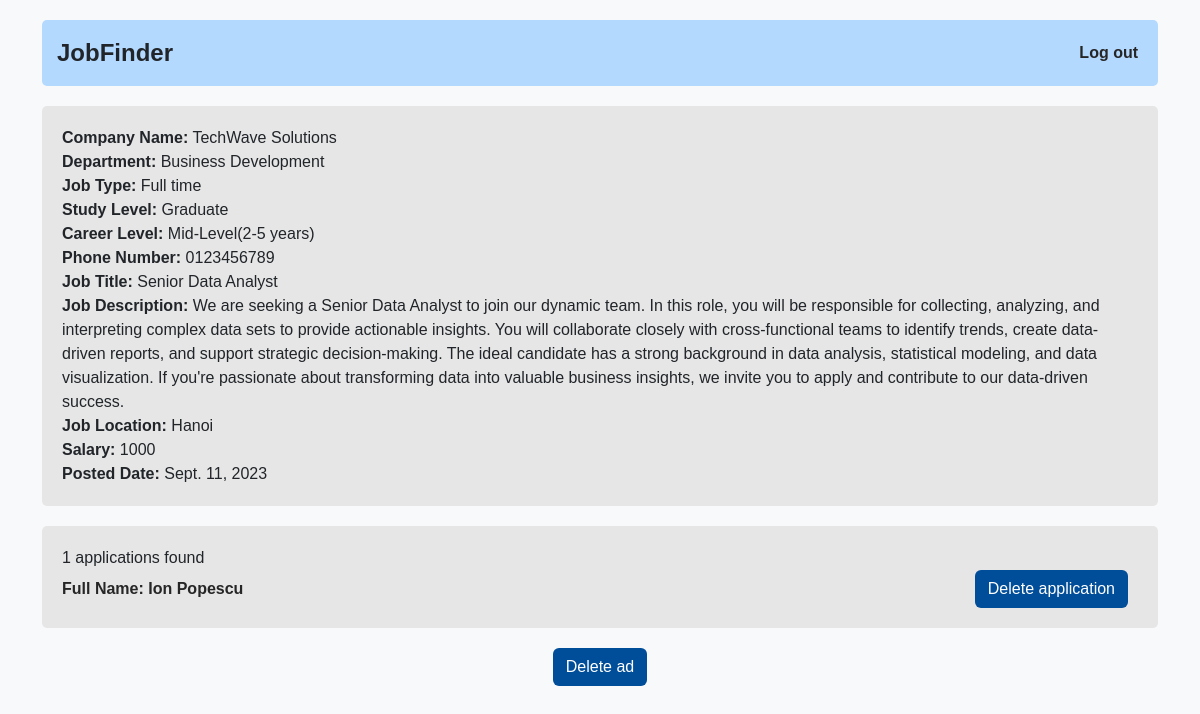
Page /ad_page/1/ (signed in) on the committed database.
### jobsite/models.py (models this page shows, shortened)
class Ad(models.Model):
    company = models.ForeignKey(Company, on_delete=models.CASCADE, blank=True, default='unspecified')
    company_name = models.CharField(max_length=100,default='unspecified')
    industry = models.CharField(max_length=50, default='unspecified')
    department= models.CharField(max_length=50,default='unspecified')
    job_type= models.CharField(max_length=50,default='unspecified')
    study_level= models.CharField(max_length=50,default='unspecified')
    career_level= models.CharField(max_length=50,default='unspecified')
    phone_number = models.CharField(max_length=20, default='unspecified')
    job_title = models.CharField(max_length=100, default='unspecified')
    job_description = models.TextField(max_length=2000, default='unspecified')
    job_location= models.CharField(max_length=50,default='unspecified')
    salary = models.CharField(max_length=10, default='unspecified')
    posted_date = models.DateField()

class User(models.Model):
    email = models.EmailField(max_length=50, unique=True)
    password = models.CharField(max_length=50)
    type = models.CharField(max_length=50)
    full_name = models.CharField(max_length=50,default='unspecified')
    phone_number=models.CharField(max_length=20,default='unspecified')
    education = models.TextField(max_length=500, default='unspecified')
    experience=models.TextField(max_length=500, default='unspecified')
    skills=models.TextField(max_length=500, default='unspecified')
    hobbies=models.TextField(max_length=500, default='unspecified')
    foreign_languages=models.TextField(max_length=500, default='unspecified')

### jobsite/views.py (the view, shortened to what this page needs)
# urls.py: path('ad_page/<int:ad_id>/', views.ad_page, name='ad_page'),
def ad_page(request,ad_id):
    mydata = Ad.objects.filter(id=ad_id)
    email=request.session['email']
    used_id=0
    user_list='None'
    already_applied='False'
    otherdata='None'
    if email=='None':
        usertype='None'
    elif User.objects.filter(email=email).exists():
        otherdata=User.objects.filter(email=email)
    elif Company.objects.filter(email=email).exists():
        otherdata=Company.objects.filter(email=email)
    if otherdata!='None':
        usertype=otherdata[0].type
        used_id=otherdata[0].id
        if Application.objects.filter(ad_id=ad_id, user_id=used_id).exists():
            already_applied=True
        else:
            already_applied=False
        application_list = Application.objects.filter(ad_id=ad_id)
        applies = application_list.values_list('user_id', flat=True)
        user_list = User.objects.filter(id__in=applies)
    if Application.objects.filter(ad_id=ad_id).exists():
        applicationlist=Application.objects.filter(ad_id=ad_id)
        users_who_applied = [application.user for application in applicationlist]
    else:
        users_who_applied=[]
    context = {
        'mymembers': mydata,
        'usertype':usertype,
        'userid':used_id,
        'applies':user_list,
        'ad_id':ad_id,
        'already_applied':already_applied,
        'applicationlist':users_who_applied,
    }
    comp_id = mydata[0].company_id
    newdata=Company.objects.filter(id=comp_id)
    email1=newdata[0].email
    return render(request, 'ad_page.html',context=context)

### jobsite/templates/ad_page.html (shortened to what this page needs)
<!DOCTYPE html>
<html>
<head>
    {% load bootstrap5 %}
    {% bootstrap_css %}
</head>
<body>
<div class="container">
    <ul class="nav">
        <li class="nav-item navbar-title">
            JobFinder
        </li>
        <li class="nav-item">
            <a href="/">Log out</a>
        </li>
    </ul>
</div>
<div class="container">
    <div class="data-container">
        <div class="info">
            {% for x in mymembers %}
            <p><strong>Company Name:</strong>{% if x.company_id == userid %}
                <a href="{% url 'own_company_profile' company_id=x.company_id %}" style="text-decoration: none; color: inherit;"> {{ x.company_name }}</a>
            {% else %}
            <a href="{% url 'company_profile' company_id=x.company_id %}" style="text-decoration: none; color: inherit;"> {{ x.company_name }}</a>
            {% endif %}</p>
            <p><strong>Department:</strong> {{ x.department }}</p>
            <p><strong>Job Type:</strong> {{ x.job_type }}</p>
            <p><strong>Study Level:</strong> {{ x.study_level }}</p>
            <p><strong>Career Level:</strong> {{ x.career_level }}</p>
            <p><strong>Phone Number:</strong> {{ x.phone_number }}</p>
            <p><strong>Job Title:</strong> {{ x.job_title }}</p>
            <p><strong>Job Description:</strong> {{ x.job_description }}</p>
            <p><strong>Job Location:</strong> {{ x.job_location }}</p>
            <p><strong>Salary:</strong> {{ x.salary }}</p>
            <p><strong>Posted Date:</strong> {{ x.posted_date }}</p>
            {% endfor %}
        </div>
    </div>
</div>
{% if usertype != 'Human' %}
<div class="container">
    <div class="data-container">
        <p>{{ applicationlist|length }} applications found</p>
        {% if applicationlist %}
        <div class="info">
            {% for x in applicationlist %}
    <div class="nav-item">
        <div class="d-flex justify-content-between align-items-center">
            <a href="{% url 'human_profile' user_id=x.id %}">
                <strong>Full Name:</strong>
                {% if x.full_name %}
                    {{ x.full_name }}
                {% else %}
                    No full name provided
                {% endif %}
            </a>
            <form method="post">
                <button type="submit" name="delete_application" class="btn custom-button">Delete application</button>
            </form>
        </div>
    </div>
{% endfor %}
        </div>
        {% else %}
        <div class="empty-container">
            <p>No applications found.</p>
        </div>
        {% endif %}
    </div>
</div>
{% endif %}
<div class="container custom-button-container">
    {% if usertype == 'Human' and already_applied == False %}
    <form method="post">
        {% csrf_token %}
        <button type="submit" name="human_submit" class="btn custom-button">Submit</button>
    </form>
    {% elif usertype == 'Human' and already_applied == True %}
    <form method="post">
        {% csrf_token %}
        <button type="submit" name="human_unapply" class="btn custom-button">Unapply</button>
    </form>
    {% elif usertype == 'admin' %}
    <form method="post">
        <button type="submit" name="admin_delete" class="btn custom-button">Delete ad</button>
    </form>
    {% elif usertype == 'Company' and userid == mymembers.0.company_id %}
    <form method="post">
        {% csrf_token %}
        <button type="submit" name="company_delete" class="btn custom-button">Delete ad</button>
    </form>
    {% endif %}
</div>
</body>
</html>

### jobsite/templates/ad_page.html (style rules this page uses)
body { background-color: #f8f9fa; font-family: Arial, sans-serif; }
.container { margin-top: 20px; }
.nav { padding: 10px; background-color: #b3d9ff; border-radius: 5px; display: flex; justify-content: space-between; align-items: center; }
.nav-item { list-style-type: none; margin-right: 10px; font-weight: bold; }
.nav-item a { color: #262626; text-decoration: none; }
.data-container { background-color: #e6e6e6; padding: 20px; border-radius: 5px; margin-bottom: 20px; }
.data-container p { font-size: 16px; margin: 0; }
.custom-button-container { text-align: center; }
.custom-button { background-color: #004d99; color: white; }
.navbar-title { font-size: 24px; font-weight: bold; padding: 5px; }

### rows in the picture
Ad: company_name "TechWave Solutions", department "Business Development", job_type "Full time", study_level "Graduate", career_level "Mid-Level(2-5 years)", phone_number "0123456789", job_title "Senior Data Analyst", job_description "We are seeking a Senior Data Analyst to join our dynamic team. In this role, you will be responsible for collecting, analyzing, and interpreting complex data sets to provide actionable insights. You will collaborate closely with cross-functional teams to identify trends, create data-driven reports, and support strategic decision-making. The ideal candidate has a strong background in data analysis, statistical modeling, and data visualization. If you're passionate about transforming data into valuable business insights, we invite you to apply and contribute to our data-driven success.", job_location "Hanoi", salary "1000", posted_date "Sept. 11, 2023"
User: full_name "Ion Popescu"

### other values in the picture
{{ applicationlist|length }} "1"
